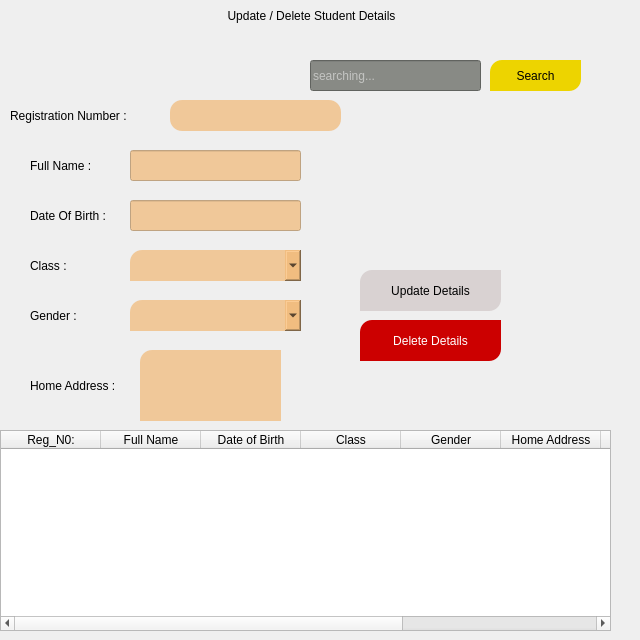
                <widget class="QWidget" name="tab_3">
                 <attribute name="title">
                  <string>edit/delete</string>
                 </attribute>
                 <widget class="QLabel" name="label_31">
                  <property name="geometry">
                   <rect>
                    <x>-4</x>
                    <y>0</y>
                    <width>631</width>
                    <height>31</height>
                   </rect>
                  </property>
                  <property name="styleSheet">
                   <string notr="true">font: 700 17pt &quot;Roboto&quot;;
background-color: transparent;</string>
                  </property>
                  <property name="text">
                   <string>Update / Delete Student Details</string>
                  </property>
                  <property name="alignment">
                   <set>Qt::AlignCenter</set>
                  </property>
                 </widget>
                 <widget class="QLabel" name="label_32">
                  <property name="geometry">
                   <rect>
                    <x>10</x>
                    <y>100</y>
                    <width>161</width>
                    <height>31</height>
                   </rect>
                  </property>
                  <property name="styleSheet">
                   <string notr="true">background-color: transparent;</string>
                  </property>
                  <property name="text">
                   <string>Registration Number :</string>
                  </property>
                 </widget>
                 <widget class="QComboBox" name="student_class_2">
                  <property name="geometry">
                   <rect>
                    <x>130</x>
                    <y>250</y>
                    <width>171</width>
                    <height>31</height>
                   </rect>
                  </property>
                  <property name="styleSheet">
                   <string notr="true">background-color: rgba(241, 185, 119, 181);
border-top-left-radius:12px;</string>
                  </property>
                  <property name="placeholderText">
                   <string>class .....</string>
                  </property>
                  <item>
                   <property name="text">
                    <string>Crache</string>
                   </property>
                  </item>
                  <item>
                   <property name="text">
                    <string>Nursery 1</string>
                   </property>
                  </item>
                  <item>
                   <property name="text">
                    <string>Nursery 2</string>
                   </property>
                  </item>
                  <item>
                   <property name="text">
                    <string>Kindergaten 1</string>
                   </property>
                  </item>
                  <item>
                   <property name="text">
                    <string>Kindergaten 2</string>
                   </property>
                  </item>
                  <item>
                   <property name="text">
                    <string>Class 1</string>
                   </property>
                  </item>
                  <item>
                   <property name="text">
                    <string>Class 2</string>
                   </property>
                  </item>
                  <item>
                   <property name="text">
                    <string>Class 3</string>
                   </property>
                  </item>
                  <item>
                   <property name="text">
                    <string>Class 4</string>
                   </property>
                  </item>
                  <item>
                   <property name="text">
                    <string>Class 5</string>
                   </property>
                  </item>
                  <item>
                   <property name="text">
                    <string>Class 6</string>
                   </property>
                  </item>
                  <item>
                   <property name="text">
                    <string>JHS 1</string>
                   </property>
                  </item>
                  <item>
                   <property name="text">
                    <string>JHS 2</string>
                   </property>
                  </item>
                  <item>
                   <property name="text">
                    <string>JHS 3</string>
                   </property>
                  </item>
                 </widget>
                 <widget class="QLabel" name="label_33">
                  <property name="geometry">
                   <rect>
                    <x>30</x>
                    <y>300</y>
                    <width>101</width>
                    <height>31</height>
                   </rect>
                  </property>
                  <property name="styleSheet">
                   <string notr="true">background-color: transparent;</string>
                  </property>
                  <property name="text">
                   <string>Gender :</string>
                  </property>
                 </widget>
                 <widget class="QTextEdit" name="student_address_2">
                  <property name="geometry">
                   <rect>
                    <x>140</x>
                    <y>350</y>
                    <width>141</width>
                    <height>71</height>
                   </rect>
                  </property>
                  <property name="styleSheet">
                   <string notr="true">background-color: rgba(241, 185, 119, 181);
border-top-left-radius:12px;
</string>
                  </property>
                  <property name="placeholderText">
                   <string/>
                  </property>
                 </widget>
                 <widget class="QLabel" name="label_34">
                  <property name="geometry">
                   <rect>
                    <x>30</x>
                    <y>150</y>
                    <width>91</width>
                    <height>31</height>
                   </rect>
                  </property>
                  <property name="styleSheet">
                   <string notr="true">background-color: transparent;</string>
                  </property>
                  <property name="text">
                   <string>Full Name :</string>
                  </property>
                 </widget>
                 <widget class="QLineEdit" name="student_name_2">
                  <property name="geometry">
                   <rect>
                    <x>130</x>
                    <y>150</y>
                    <width>171</width>
                    <height>31</height>
                   </rect>
                  </property>
                  <property name="styleSheet">
                   <string notr="true">background-color: rgba(241, 185, 119, 181);</string>
                  </property>
                  <property name="clearButtonEnabled">
                   <bool>true</bool>
                  </property>
                 </widget>
                 <widget class="QLabel" name="label_35">
                  <property name="geometry">
                   <rect>
                    <x>30</x>
                    <y>250</y>
                    <width>101</width>
                    <height>31</height>
                   </rect>
                  </property>
                  <property name="styleSheet">
                   <string notr="true">background-color: transparent;</string>
                  </property>
                  <property name="text">
                   <string>Class :</string>
                  </property>
                 </widget>
                 <widget class="QLabel" name="label_36">
                  <property name="geometry">
                   <rect>
                    <x>30</x>
                    <y>200</y>
                    <width>111</width>
                    <height>31</height>
                   </rect>
                  </property>
                  <property name="styleSheet">
                   <string notr="true">background-color: transparent;</string>
                  </property>
                  <property name="text">
                   <string>Date Of Birth :</string>
                  </property>
                 </widget>
                 <widget class="QComboBox" name="student_gender_2">
                  <property name="geometry">
                   <rect>
                    <x>130</x>
                    <y>300</y>
                    <width>171</width>
                    <height>31</height>
                   </rect>
                  </property>
                  <property name="styleSheet">
                   <string notr="true">background-color: rgba(241, 185, 119, 181);
border-top-left-radius:12px;</string>
                  </property>
                  <property name="placeholderText">
                   <string>gender.....</string>
                  </property>
                  <item>
                   <property name="text">
                    <string>Male</string>
                   </property>
                  </item>
                  <item>
                   <property name="text">
                    <string>Female</string>
                   </property>
                  </item>
                 </widget>
                 <widget class="QLabel" name="label_37">
                  <property name="geometry">
                   <rect>
                    <x>30</x>
                    <y>370</y>
                    <width>121</width>
                    <height>31</height>
                   </rect>
                  </property>
                  <property name="styleSheet">
                   <string notr="true">background-color: transparent;</string>
                  </property>
                  <property name="text">
                   <string>Home Address :</string>
                  </property>
                 </widget>
                 <widget class="QTableWidget" name="tableWidget_2">
                  <property name="geometry">
                   <rect>
                    <x>0</x>
                    <y>430</y>
                    <width>611</width>
                    <height>201</height>
                   </rect>
                  </property>
                  <column>
                   <property name="text">
                    <string>Reg_N0:</string>
                   </property>
                  </column>
                  <column>
                   <property name="text">
                    <string>Full Name</string>
                   </property>
                  </column>
                  <column>
                   <property name="text">
                    <string>Date of Birth</string>
                   </property>
                  </column>
                  <column>
                   <property name="text">
                    <string>Class</string>
                   </property>
                  </column>
                  <column>
                   <property name="text">
                    <string>Gender</string>
                   </property>
                  </column>
                  <column>
                   <property name="text">
                    <string>Home Address</string>
                   </property>
                  </column>
                  <column>
                   <property name="text">
                    <string>Parent Name</string>
                   </property>
                  </column>
                  <column>
                   <property name="text">
                    <string>Telephone</string>
                   </property>
                  </column>
                  <column>
                   <property name="text">
                    <string>Email Address</string>
                   </property>
                  </column>
                 </widget>
                 <widget class="QLineEdit" name="DOB_2">
                  <property name="geometry">
                   <rect>
                    <x>130</x>
                    <y>200</y>
                    <width>171</width>
                    <height>31</height>
                   </rect>
                  </property>
                  <property name="styleSheet">
                   <string notr="true">background-color: rgba(241, 185, 119, 181);</string>
                  </property>
                  <property name="placeholderText">
                   <string/>
                  </property>
                  <property name="clearButtonEnabled">
                   <bool>true</bool>
                  </property>
                 </widget>
                 <widget class="QLineEdit" name="registration_number_2">
                  <property name="geometry">
                   <rect>
                    <x>170</x>
                    <y>100</y>
                    <width>171</width>
                    <height>31</height>
                   </rect>
                  </property>
                  <property name="styleSheet">
                   <string notr="true">background-color: rgba(241, 185, 119, 181);
border-radius: 12px;</string>
                  </property>
                 </widget>
                 <widget class="QLineEdit" name="student_name_3">
                  <property name="geometry">
                   <rect>
                    <x>310</x>
                    <y>60</y>
                    <width>171</width>
                    <height>31</height>
                   </rect>
                  </property>
                  <property name="styleSheet">
                   <string notr="true">background-color: rgb(136, 138, 133);
color: rgb(255, 255, 255);</string>
                  </property>
                  <property name="placeholderText">
                   <string>searching...</string>
                  </property>
                  <property name="clearButtonEnabled">
                   <bool>false</bool>
                  </property>
                 </widget>
                 <widget class="QPushButton" name="btn_search">
                  <property name="geometry">
                   <rect>
                    <x>490</x>
                    <y>60</y>
                    <width>91</width>
                    <height>31</height>
                   </rect>
                  </property>
                  <property name="cursor">
                   <cursorShape>PointingHandCursor</cursorShape>
                  </property>
                  <property name="styleSheet">
                   <string notr="true">QPushButton{
	background-color: rgb(237, 212, 0);
border-top-left-radius: 12px;
border-bottom-right-radius: 12px;
}
QPushButton:hover{
	color: rgb(255, 255, 255);
	background-color: rgb(138, 226, 52);
	border-top-left-radius: 12px;
	border-bottom-right-radius: 12px;
}</string>
                  </property>
                  <property name="text">
                   <string>Search</string>
                  </property>
                  <property name="icon">
                   <iconset>
                    <normaloff>assets/buttons/search.svg</normaloff>assets/buttons/search.svg</iconset>
                  </property>
                  <property name="iconSize">
                   <size>
                    <width>20</width>
                    <height>20</height>
                   </size>
                  </property>
                 </widget>
                 <widget class="QPushButton" name="btn_delete">
                  <property name="geometry">
                   <rect>
                    <x>360</x>
                    <y>320</y>
                    <width>141</width>
                    <height>41</height>
                   </rect>
                  </property>
                  <property name="cursor">
                   <cursorShape>PointingHandCursor</cursorShape>
                  </property>
                  <property name="styleSheet">
                   <string notr="true">QPushButton{
	color: rgb(255, 255, 255);
	background-color: rgb(204, 0, 0);
border-top-left-radius: 12px;
border-bottom-right-radius: 12px;
}
QPushButton:hover{
	color: rgb(255, 255, 255);
	background-color: rgb(138, 226, 52);
	border-top-left-radius: 12px;
	border-bottom-right-radius: 12px;
}</string>
                  </property>
                  <property name="text">
                   <string>Delete Details</string>
                  </property>
                  <property name="icon">
                   <iconset>
                    <normaloff>assets/buttons/trash-2.svg</normaloff>assets/buttons/trash-2.svg</iconset>
                  </property>
                  <property name="iconSize">
                   <size>
                    <width>20</width>
                    <height>20</height>
                   </size>
                  </property>
                 </widget>
                 <widget class="QPushButton" name="btn_update_2">
                  <property name="geometry">
                   <rect>
                    <x>360</x>
                    <y>270</y>
                    <width>141</width>
                    <height>41</height>
                   </rect>
                  </property>
                  <property name="cursor">
                   <cursorShape>PointingHandCursor</cursorShape>
                  </property>
                  <property name="styleSheet">
                   <string notr="true">QPushButton{
	background-color: rgba(214, 205, 205, 221);
border-top-left-radius: 12px;
border-bottom-right-radius: 12px;
}
QPushButton:hover{
	background-color: rgb(138, 226, 52);
	border-top-left-radius: 12px;
	border-bottom-right-radius: 12px;
}</string>
                  </property>
                  <property name="text">
                   <string>Update Details</string>
                  </property>
                  <property name="icon">
                   <iconset>
                    <normaloff>assets/buttons/edit-3.svg</normaloff>assets/buttons/edit-3.svg</iconset>
                  </property>
                  <property name="iconSize">
                   <size>
                    <width>20</width>
                    <height>20</height>
                   </size>
                  </property>
                 </widget>
                </widget>
